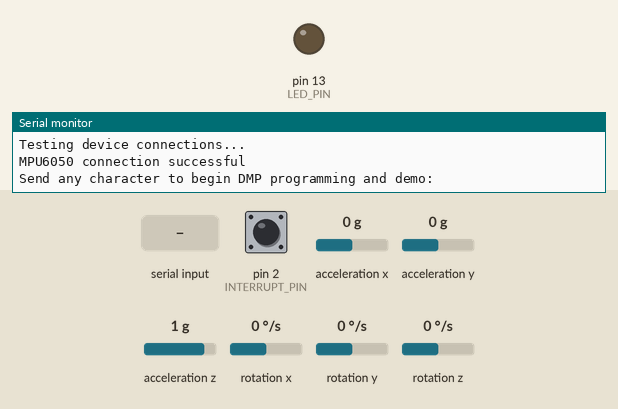
Recording of a sketch running on a simulated Arduino Uno, built with avr-gcc and run on an emulated ATmega328P. Shown: output pins drawn as LEDs (lit = HIGH), the last lines printed to the serial monitor. Dashed ring = blinking. The inputs (shaded band) are chosen by the test bench; at power-on: pin 2 (INTERRUPT_PIN) LOW, acceleration x 0 g, acceleration y 0 g, acceleration z 1 g, rotation x 0 °/s, rotation y 0 °/s, rotation z 0 °/s. The sensor or clock chip raises its interrupt line as the real part does; no radio packets arrive unless stated.

Above: at 0.9 s.
1.0 s: "1" received over Serial
At 2.34 s:
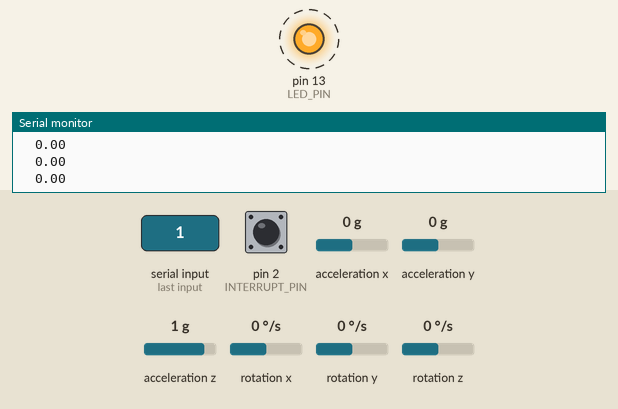
Timing chart, 0 to 10.0 s (numbered marks = the images above; inputs shaded):
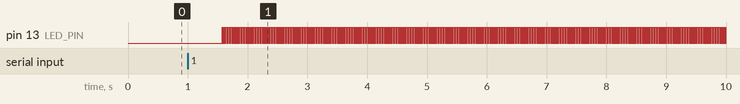

The sketch:

transmitter.ino
```cpp
#include <SPI.h>
#include <nRF24L01.h>
#include <printf.h>
#include <RF24.h>
#include <RF24_config.h>

RF24 radio(7, 8); // CE, CSN
const byte address[6] = "00001";


// I2Cdev and MPU6050 must be installed as libraries, or else the .cpp/.h files
// for both classes must be in the include path of your project
#include "I2Cdev.h"

#include "MPU6050_6Axis_MotionApps20.h"
//#include "MPU6050.h" // not necessary if using MotionApps include file

// Arduino Wire library is required if I2Cdev I2CDEV_ARDUINO_WIRE implementation
// is used in I2Cdev.h
#if I2CDEV_IMPLEMENTATION == I2CDEV_ARDUINO_WIRE
    #include "Wire.h"
#endif

// class default I2C address is 0x68
// specific I2C addresses may be passed as a parameter here
// AD0 low = 0x68 (default for SparkFun breakout and InvenSense evaluation board)
// AD0 high = 0x69
MPU6050 mpu;
//MPU6050 mpu(0x69); // <-- use for AD0 high

/* =========================================================================
   NOTE: In addition to connection 3.3v, GND, SDA, and SCL, this sketch
   depends on the MPU-6050's INT pin being connected to the Arduino's
   external interrupt #0 pin. On the Arduino Uno and Mega 2560, this is
   digital I/O pin 2.
 * ========================================================================= */

/* =========================================================================
   NOTE: Arduino v1.0.1 with the Leonardo board generates a compile error
   when using Serial.write(buf, len). The Teapot output uses this method.
   The solution requires a modification to the Arduino USBAPI.h file, which
   is fortunately simple, but annoying. This will be fixed in the next IDE
   release. For more info, see these links:

   http://arduino.cc/forum/index.php/topic,109987.0.html
   http://code.google.com/p/arduino/issues/detail?id=958
 * ========================================================================= */

#define OUTPUT_READABLE_YAWPITCHROLL

#define INTERRUPT_PIN 2  // use pin 2 on Arduino Uno & most boards
#define LED_PIN 13 // (Arduino is 13, Teensy is 11, Teensy++ is 6)
bool blinkState = false;

// MPU control/status vars
bool dmpReady = false;  // set true if DMP init was successful
uint8_t mpuIntStatus;   // holds actual interrupt status byte from MPU
uint8_t devStatus;      // return status after each device operation (0 = success, !0 = error)
uint16_t packetSize;    // expected DMP packet size (default is 42 bytes)
uint16_t fifoCount;     // count of all bytes currently in FIFO
uint8_t fifoBuffer[128]; // FIFO storage buffer

// orientation/motion vars
Quaternion q;           // [w, x, y, z]         quaternion container
VectorInt16 aa;         // [x, y, z]            accel sensor measurements
VectorInt16 aaReal;     // [x, y, z]            gravity-free accel sensor measurements
VectorInt16 aaWorld;    // [x, y, z]            world-frame accel sensor measurements
VectorFloat gravity;    // [x, y, z]            gravity vector
float euler[3];         // [psi, theta, phi]    Euler angle container
float ypr[3];           // [yaw, pitch, roll]   yaw/pitch/roll container and gravity vector


// ================================================================
// ===               INTERRUPT DETECTION ROUTINE                ===
// ================================================================

volatile bool mpuInterrupt = false;     // indicates whether MPU interrupt pin has gone high
void dmpDataReady() {
    mpuInterrupt = true;
}

// ================================================================
// ===                      INITIAL SETUP                       ===
// ================================================================

void setup() {
    // join I2C bus (I2Cdev library doesn't do this automatically)
    #if I2CDEV_IMPLEMENTATION == I2CDEV_ARDUINO_WIRE
        Wire.begin();
        Wire.setClock(400000); // 400kHz I2C clock. Comment this line if having compilation difficulties
    #elif I2CDEV_IMPLEMENTATION == I2CDEV_BUILTIN_FASTWIRE
        Fastwire::setup(400, true);
    #endif

    Serial.begin(9600);

    radio.begin();
    radio.openWritingPipe(address);
    radio.setPALevel(RF24_PA_MIN);
    radio.stopListening();

    // NOTE: 8MHz or slower host processors, like the Teensy @ 3.3v or Ardunio
    // Pro Mini running at 3.3v, cannot handle this baud rate reliably due to
    // the baud timing being too misaligned with processor ticks. You must use
    // 38400 or slower in these cases, or use some kind of external separate
    // crystal solution for the UART timer.

    // initialize device
    Serial.println(F("Initializing I2C devices..."));
    mpu.initialize();
    pinMode(INTERRUPT_PIN, INPUT);

    // verify connection
    Serial.println(F("Testing device connections..."));
    Serial.println(mpu.testConnection() ? F("MPU6050 connection successful") : F("MPU6050 connection failed"));

    // wait for ready
    Serial.println(F("\nSend any character to begin DMP programming and demo: "));
    while (Serial.available() && Serial.read()); // empty buffer
    while (!Serial.available());                 // wait for data
    while (Serial.available() && Serial.read()); // empty buffer again

    // load and configure the DMP
    Serial.println(F("Initializing DMP..."));
    devStatus = mpu.dmpInitialize();

    // supply your own gyro offsets here, scaled for min sensitivity
    mpu.setXGyroOffset(220);
    mpu.setYGyroOffset(76);
    mpu.setZGyroOffset(-85);
    mpu.setZAccelOffset(1788); // 1688 factory default for my test chip

    // make sure it worked (returns 0 if so)
    if (devStatus == 0) {
        // turn on the DMP, now that it's ready
        Serial.println(F("Enabling DMP..."));
        mpu.setDMPEnabled(true);

        // enable Arduino interrupt detection
        Serial.println(F("Enabling interrupt detection (Arduino external interrupt 0)..."));
        attachInterrupt(digitalPinToInterrupt(INTERRUPT_PIN), dmpDataReady, RISING);
        mpuIntStatus = mpu.getIntStatus();

        // set our DMP Ready flag so the main loop() function knows it's okay to use it
        Serial.println(F("DMP ready! Waiting for first interrupt..."));
        dmpReady = true;

        // get expected DMP packet size for later comparison
        packetSize = mpu.dmpGetFIFOPacketSize();
    } else {
        // ERROR!
        // 1 = initial memory load failed
        // 2 = DMP configuration updates failed
        // (if it's going to break, usually the code will be 1)
        Serial.print(F("DMP Initialization failed (code "));
        Serial.print(devStatus);
        Serial.println(F(")"));
    }

    // configure LED for output
    pinMode(LED_PIN, OUTPUT);
}


// ================================================================
// ===                    MAIN PROGRAM LOOP                     ===
// ================================================================

void loop() {
    // if programming failed, don't try to do anything
    if (!dmpReady) return;

    // wait for MPU interrupt or extra packet(s) available
    while (!mpuInterrupt && fifoCount < packetSize) {
        // other program behavior stuff here
        // .
        // .
        // .
        // if you are really paranoid you can frequently test in between other
        // stuff to see if mpuInterrupt is true, and if so, "break;" from the
        // while() loop to immediately process the MPU data
        // .
        // .
        // .
    }

    // reset interrupt flag and get INT_STATUS byte
    mpuInterrupt = false;
    mpuIntStatus = mpu.getIntStatus();

    // get current FIFO count
    fifoCount = mpu.getFIFOCount();

    // check for overflow (this should never happen unless our code is too inefficient)
    if ((mpuIntStatus & 0x10) || fifoCount == 1024) {
        // reset so we can continue cleanly
        mpu.resetFIFO();
        Serial.println(F("FIFO overflow!"));

    // otherwise, check for DMP data ready interrupt (this should happen frequently)
    } else if (mpuIntStatus & 0x02) {
        // wait for correct available data length, should be a VERY short wait
        while (fifoCount < packetSize) fifoCount = mpu.getFIFOCount();

        // read a packet from FIFO
        mpu.getFIFOBytes(fifoBuffer, packetSize);

        // track FIFO count here in case there is > 1 packet available
        // (this lets us immediately read more without waiting for an interrupt)
        fifoCount -= packetSize;


        // display Euler angles in degrees
        mpu.dmpGetQuaternion(&q, fifoBuffer);
//        mpu.dmpGetGravity(&gravity, &q);
//        mpu.dmpGetYawPitchRoll(ypr, &q, &gravity);
//        Serial.print("ypr\t");
//        Serial.print(ypr[0] * 180/M_PI);
//        Serial.print("\t");
//        Serial.print(ypr[1] * 180/M_PI);
        //Output to servo
        //myservo.write(180-(90+ ypr[2] * 180/M_PI));
        Serial.print("\t");
        Serial.println(ypr[2]);

        float ypr2 = ypr[2];
        radio.write(&ypr2, sizeof(float));
//        delay(1000);

        // blink LED to indicate activity
        blinkState = !blinkState;
        digitalWrite(LED_PIN, blinkState);
    }
}
```

Measured:
- after the input at 1.0 s, pin 13 (LED_PIN): alternates HIGH for 0.01 s and LOW for 0.01 s, starting after 0.57 s
